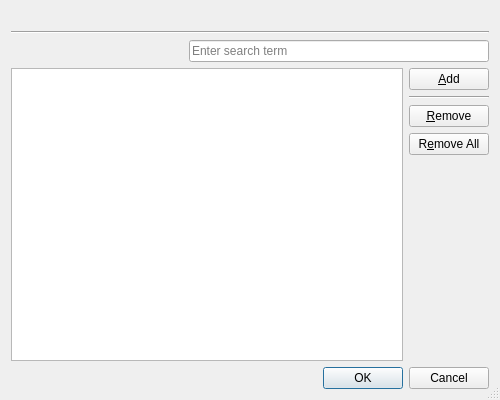
<?xml version="1.0" encoding="UTF-8"?>
<ui version="4.0">
 <class>SpellingDictionaryEditDialog</class>
 <widget class="QDialog" name="SpellingDictionaryEditDialog">
  <property name="geometry">
   <rect>
    <x>0</x>
    <y>0</y>
    <width>500</width>
    <height>400</height>
   </rect>
  </property>
  <property name="windowTitle">
   <string>Edit Spelling Dictionary</string>
  </property>
  <property name="sizeGripEnabled">
   <bool>true</bool>
  </property>
  <layout class="QVBoxLayout" name="verticalLayout">
   <item>
    <widget class="QLabel" name="infoLabel">
     <property name="font">
      <font>
       <weight>75</weight>
       <bold>true</bold>
      </font>
     </property>
     <property name="text">
      <string notr="true"/>
     </property>
     <property name="wordWrap">
      <bool>true</bool>
     </property>
    </widget>
   </item>
   <item>
    <widget class="Line" name="line_2">
     <property name="orientation">
      <enum>Qt::Horizontal</enum>
     </property>
    </widget>
   </item>
   <item>
    <layout class="QHBoxLayout" name="horizontalLayout">
     <item>
      <spacer name="horizontalSpacer">
       <property name="orientation">
        <enum>Qt::Horizontal</enum>
       </property>
       <property name="sizeHint" stdset="0">
        <size>
         <width>40</width>
         <height>20</height>
        </size>
       </property>
      </spacer>
     </item>
     <item>
      <widget class="E5ClearableLineEdit" name="searchEdit">
       <property name="minimumSize">
        <size>
         <width>300</width>
         <height>0</height>
        </size>
       </property>
       <property name="toolTip">
        <string/>
       </property>
       <property name="placeholderText">
        <string>Enter search term</string>
       </property>
      </widget>
     </item>
    </layout>
   </item>
   <item>
    <layout class="QGridLayout" name="gridLayout">
     <item row="1" column="1">
      <widget class="Line" name="line">
       <property name="orientation">
        <enum>Qt::Horizontal</enum>
       </property>
      </widget>
     </item>
     <item row="0" column="1">
      <widget class="QPushButton" name="addButton">
       <property name="toolTip">
        <string>Press to add an entry</string>
       </property>
       <property name="text">
        <string>&amp;Add</string>
       </property>
       <property name="autoDefault">
        <bool>false</bool>
       </property>
      </widget>
     </item>
     <item row="2" column="1">
      <widget class="QPushButton" name="removeButton">
       <property name="toolTip">
        <string>Press to remove the selected entries</string>
       </property>
       <property name="text">
        <string>&amp;Remove</string>
       </property>
       <property name="autoDefault">
        <bool>false</bool>
       </property>
      </widget>
     </item>
     <item row="3" column="1">
      <widget class="QPushButton" name="removeAllButton">
       <property name="toolTip">
        <string>Press to remove all entries</string>
       </property>
       <property name="text">
        <string>R&amp;emove All</string>
       </property>
       <property name="autoDefault">
        <bool>false</bool>
       </property>
      </widget>
     </item>
     <item row="4" column="1">
      <spacer name="verticalSpacer">
       <property name="orientation">
        <enum>Qt::Vertical</enum>
       </property>
       <property name="sizeHint" stdset="0">
        <size>
         <width>20</width>
         <height>28</height>
        </size>
       </property>
      </spacer>
     </item>
     <item row="0" column="0" rowspan="5">
      <widget class="E5ListView" name="wordList">
       <property name="alternatingRowColors">
        <bool>true</bool>
       </property>
       <property name="selectionMode">
        <enum>QAbstractItemView::ExtendedSelection</enum>
       </property>
      </widget>
     </item>
    </layout>
   </item>
   <item>
    <widget class="QDialogButtonBox" name="buttonBox">
     <property name="orientation">
      <enum>Qt::Horizontal</enum>
     </property>
     <property name="standardButtons">
      <set>QDialogButtonBox::Cancel|QDialogButtonBox::Ok</set>
     </property>
    </widget>
   </item>
  </layout>
 </widget>
 <customwidgets>
  <customwidget>
   <class>E5ClearableLineEdit</class>
   <extends>QLineEdit</extends>
   <header>E5Gui/E5LineEdit.h</header>
  </customwidget>
  <customwidget>
   <class>E5ListView</class>
   <extends>QListView</extends>
   <header>E5Gui/E5ListView.h</header>
  </customwidget>
 </customwidgets>
 <tabstops>
  <tabstop>searchEdit</tabstop>
  <tabstop>wordList</tabstop>
  <tabstop>removeButton</tabstop>
  <tabstop>removeAllButton</tabstop>
  <tabstop>buttonBox</tabstop>
 </tabstops>
 <resources/>
 <connections>
  <connection>
   <sender>buttonBox</sender>
   <signal>accepted()</signal>
   <receiver>SpellingDictionaryEditDialog</receiver>
   <slot>accept()</slot>
   <hints>
    <hint type="sourcelabel">
     <x>248</x>
     <y>254</y>
    </hint>
    <hint type="destinationlabel">
     <x>157</x>
     <y>274</y>
    </hint>
   </hints>
  </connection>
  <connection>
   <sender>buttonBox</sender>
   <signal>rejected()</signal>
   <receiver>SpellingDictionaryEditDialog</receiver>
   <slot>reject()</slot>
   <hints>
    <hint type="sourcelabel">
     <x>316</x>
     <y>260</y>
    </hint>
    <hint type="destinationlabel">
     <x>286</x>
     <y>274</y>
    </hint>
   </hints>
  </connection>
 </connections>
</ui>
